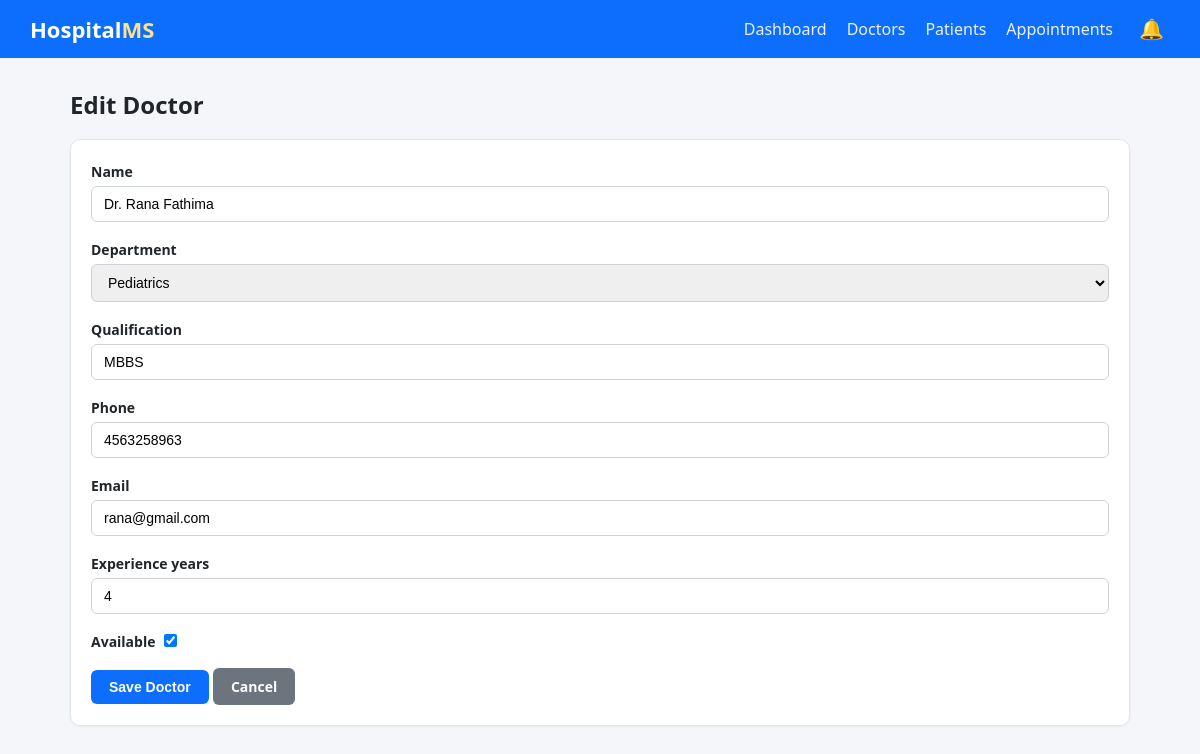
/doctors/2/edit/, run on the app's committed database.
### hospital/models.py (models this page shows, shortened)
class Doctor(models.Model):
    DEPARTMENT_CHOICES = [
        ('CARD', 'Cardiology'),
        ('NEURO', 'Neurology'),
        ('ORTHO', 'Orthopedics'),
        ('PEDS', 'Pediatrics'),
        ('GEN', 'General Medicine'),
        ('DERM', 'Dermatology'),
        ('ENT', 'ENT'),
        ('GYNO', 'Gynecology'),
    ]
    name = models.CharField(max_length=100)
    department = models.CharField(max_length=10, choices=DEPARTMENT_CHOICES, default='GEN')
    qualification = models.CharField(max_length=150, blank=True)
    phone = models.CharField(max_length=15)
    email = models.EmailField(blank=True)
    experience_years = models.PositiveIntegerField(default=0)
    available = models.BooleanField(default=True)
    created_at = models.DateTimeField(auto_now_add=True)
    class Meta:
        ordering = ['name']

### hospital/views.py (the view, shortened to what this page needs)
# urls.py: path('doctors/<int:pk>/edit/', views.DoctorUpdateView.as_view(), name='doctor-edit'),
class DoctorUpdateView(UpdateView):
    model = Doctor
    form_class = DoctorForm
    template_name = 'hospital/doctor_form.html'
    success_url = reverse_lazy('doctor-list')

### hospital/forms.py
class DoctorForm(forms.ModelForm):
    class Meta:
        model = Doctor
        fields = ['name', 'department', 'qualification', 'phone', 'email', 'experience_years', 'available']
        widgets = {
            'name': forms.TextInput(attrs={'class': 'form-control', 'placeholder': 'Full name'}),
            'department': forms.Select(attrs={'class': 'form-control'}),
            'qualification': forms.TextInput(attrs={'class': 'form-control', 'placeholder': 'e.g. MBBS, MD'}),
            'phone': forms.TextInput(attrs={'class': 'form-control', 'placeholder': 'Phone number'}),
            'email': forms.EmailInput(attrs={'class': 'form-control', 'placeholder': 'Email address'}),
            'experience_years': forms.NumberInput(attrs={'class': 'form-control'}),
            'available': forms.CheckboxInput(attrs={'class': 'form-check-input'}),
        }

### hospital/context_processors.py (called while the page is built)
def notifications(request):
    latest = Notification.objects.all()[:8]
    unread_count = Notification.objects.filter(is_read=False).count()
    return {
        'nav_notifications': latest,
        'nav_unread_count': unread_count,
    }

### hospital/templates/hospital/doctor_form.html (shortened to what this page needs)
{% extends 'hospital/base.html' %}
{% block content %}
    <div class="page-header">
        <h1>{% if object %}Edit Doctor{% else %}Add Doctor{% endif %}</h1>
    </div>
    <div class="card">
        <form method="post">
            {% for field in form %}
                <div class="form-group">
                    <label for="{{ field.id_for_label }}">{{ field.label }}</label>
                    {{ field }}
                </div>
            {% endfor %}
            <button type="submit" class="btn">Save Doctor</button>
            <a href="{% url 'doctor-list' %}" class="btn btn-secondary">Cancel</a>
        </form>
    </div>
{% endblock %}

### hospital/static/hospital/css/style.css (style rules this page uses)
:root { --primary: #0d6efd; --primary-dark: #0b5ed7; --success: #198754; --danger: #dc3545; --warning: #ffc107; --bg: #f4f6f9; --card-bg: #ffffff; --text: #212529; --muted: #6c757d; --border: #e2e6ea; }
* { box-sizing: border-box; }
body { margin: 0; font-family: 'Segoe UI', Arial, sans-serif; background: var(--bg); color: var(--text); }
.card { background: var(--card-bg); border: 1px solid var(--border); border-radius: 10px; padding: 20px; margin-bottom: 20px; box-shadow: 0 1px 3px rgba(0,0,0,0.05); }
.page-header { display: flex; justify-content: space-between; align-items: center; flex-wrap: wrap; gap: 10px; margin-bottom: 18px; }
.page-header h1 { margin: 0; font-size: 24px; }
.btn { display: inline-block; padding: 9px 18px; border-radius: 6px; border: none; background: var(--primary); color: #fff; text-decoration: none; font-weight: 600; cursor: pointer; font-size: 14px; }
.btn-secondary { background: var(--muted); }
.form-control { width: 100%; padding: 9px 12px; border: 1px solid #ccd2d8; border-radius: 6px; font-size: 14px; margin-top: 4px; }
.form-group { margin-bottom: 16px; }
.form-group label { font-weight: 600; font-size: 14px; }

### data on the page
Doctor: form "Dr. Rana Fathima" "Pediatrics" "MBBS" "4563258963" "rana@gmail.com" "4" "☑"

### other printed values
{{ field.label }} "Name" "Department" "Qualification" "Phone" "Email" "Experience years" "Available"
